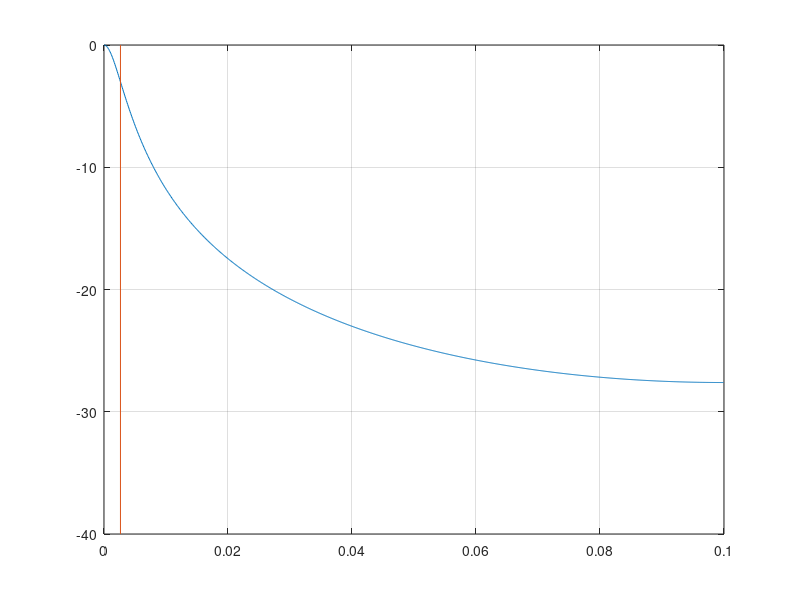

Write MATLAB code to recreate this figure.
Fs = 12/60
alpha = (1-e^(-5/60))

b = [alpha];
a = [1 -(1-alpha)];

[H, W] = freqz(b, a, 1024, Fs);

f3db = Fs/(2*pi)*acos(1-(alpha^2)/(2*(1-alpha)))

plot(W, 20*log10(abs(H)), [f3db, f3db], [-40, 0]);
grid on
